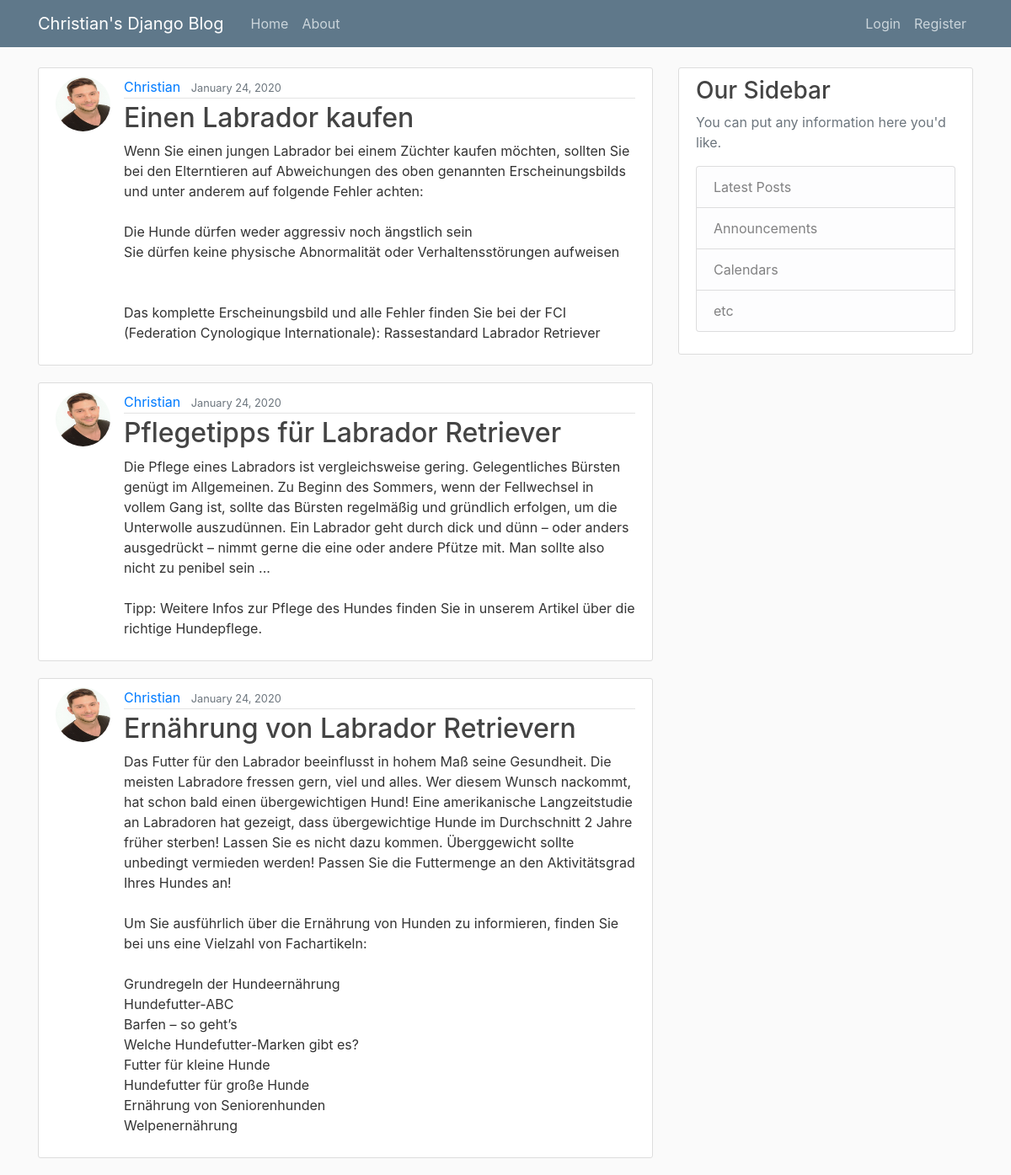
The page / on the database its author committed.
### blog/models.py (models this page shows, shortened)
class Post(models.Model):
	title = models.CharField(max_length=100)
	content = models.TextField()
	date_posted = models.DateTimeField(default=timezone.now)
	author = models.ForeignKey(User, on_delete=models.CASCADE)

### users/models.py (models this page shows, shortened)
class Profile(models.Model):
	user = models.OneToOneField(User, on_delete=models.CASCADE)
	image = models.ImageField(default='default.jpg', upload_to='profile_pics')

### blog/views.py (the view)
# urls.py: path('', PostListView.as_view(), name='blog-home'),
class PostListView(ListView):
	model = Post
	template_name ='blog/home.html' # <app>/model>_<viewtype>.html
	context_object_name = 'posts'
	ordering = ['-date_posted']
	paginate_by = 3

### blog/templates/blog/home.html
	{% extends "blog/base.html" %}
	{% block content %}
		{% for post  in posts %}
		<article class="media content-section">
      <img class="rounded-circle article-img"src="{{ post.author.profile.image.url }}">
  		<div class="media-body">
    		<div class="article-metadata">
     		 <a class="mr-2" href="#">{{ post.author }}</a>
      		<small class="text-muted">{{ post.date_posted| date:"F d, Y"}}</small>
    	</div>
    	<h2><a class="article-title" href="{% url 'post-detail' post.id %}">{{ post.title }}</a></h2>
   	 <p class="article-content">{{ post.content }}</p>
  </div>
</article>
		{% endfor %}
	{% endblock content%}

### blog/static/blog/main.css (style rules this page uses)
body { background: #fafafa; color: #333333; margin-top: 5rem; }
h1, h2, h3, h4, h5, h6 { color: #444444; }
.content-section { background: #ffffff; padding: 10px 20px; border: 1px solid #dddddd; border-radius: 3px; margin-bottom: 20px; }
.article-title { color: #444444; }
.article-content { white-space: pre-line; }
.article-img { height: 65px; width: 65px; margin-right: 16px; }
.article-metadata { padding-bottom: 1px; margin-bottom: 4px; border-bottom: 1px solid #e3e3e3 }

### rows shown on the page
Post: author.profile.image (picture), author "Christian", date_posted "January 24, 2020", title "Einen Labrador kaufen", content "Wenn Sie einen jungen Labrador bei einem Züchter kaufen möchten, sollten Sie bei den Elterntieren auf Abweichungen des oben genannten Erscheinungsbilds und unter anderem auf folgende Fehler achten: Die Hunde dürfen weder aggressiv noch ängstlich sein Sie dürfen keine physische Abnormalität oder Verhaltensstörungen aufweisen Das komplette Erscheinungsbild und alle Fehler finden Sie bei der FCI (Federation Cynologique Internationale): Rassestandard Labrador Retriever"
Post: author.profile.image (picture), author "Christian", date_posted "January 24, 2020", title "Pflegetipps für Labrador Retriever", content "Die Pflege eines Labradors ist vergleichsweise gering. Gelegentliches Bürsten genügt im Allgemeinen. Zu Beginn des Sommers, wenn der Fellwechsel in vollem Gang ist, sollte das Bürsten regelmäßig und gründlich erfolgen, um die Unterwolle auszudünnen. Ein Labrador geht durch dick und dünn – oder anders ausgedrückt – nimmt gerne die eine oder andere Pfütze mit. Man sollte also nicht zu penibel sein ... Tipp: Weitere Infos zur Pflege des Hundes finden Sie in unserem Artikel über die richtige Hundepflege."
Post: author.profile.image (picture), author "Christian", date_posted "January 24, 2020", title "Ernährung von Labrador Retrievern", content "Das Futter für den Labrador beeinflusst in hohem Maß seine Gesundheit. Die meisten Labradore fressen gern, viel und alles. Wer diesem Wunsch nackommt, hat schon bald einen übergewichtigen Hund! Eine amerikanische Langzeitstudie an Labradoren hat gezeigt, dass übergewichtige Hunde im Durchschnitt 2 Jahre früher sterben! Lassen Sie es nicht dazu kommen. Überggewicht sollte unbedingt vermieden werden! Passen Sie die Futtermenge an den Aktivitätsgrad Ihres Hundes an! Um Sie ausführlich über die Ernährung von Hunden zu informieren, finden Sie bei uns eine Vielzahl von Fachartikeln: Grundregeln der Hundeernährung Hundefutter-ABC Barfen – so geht’s Welche Hundefutter-Marken gibt es? Futter für…"
